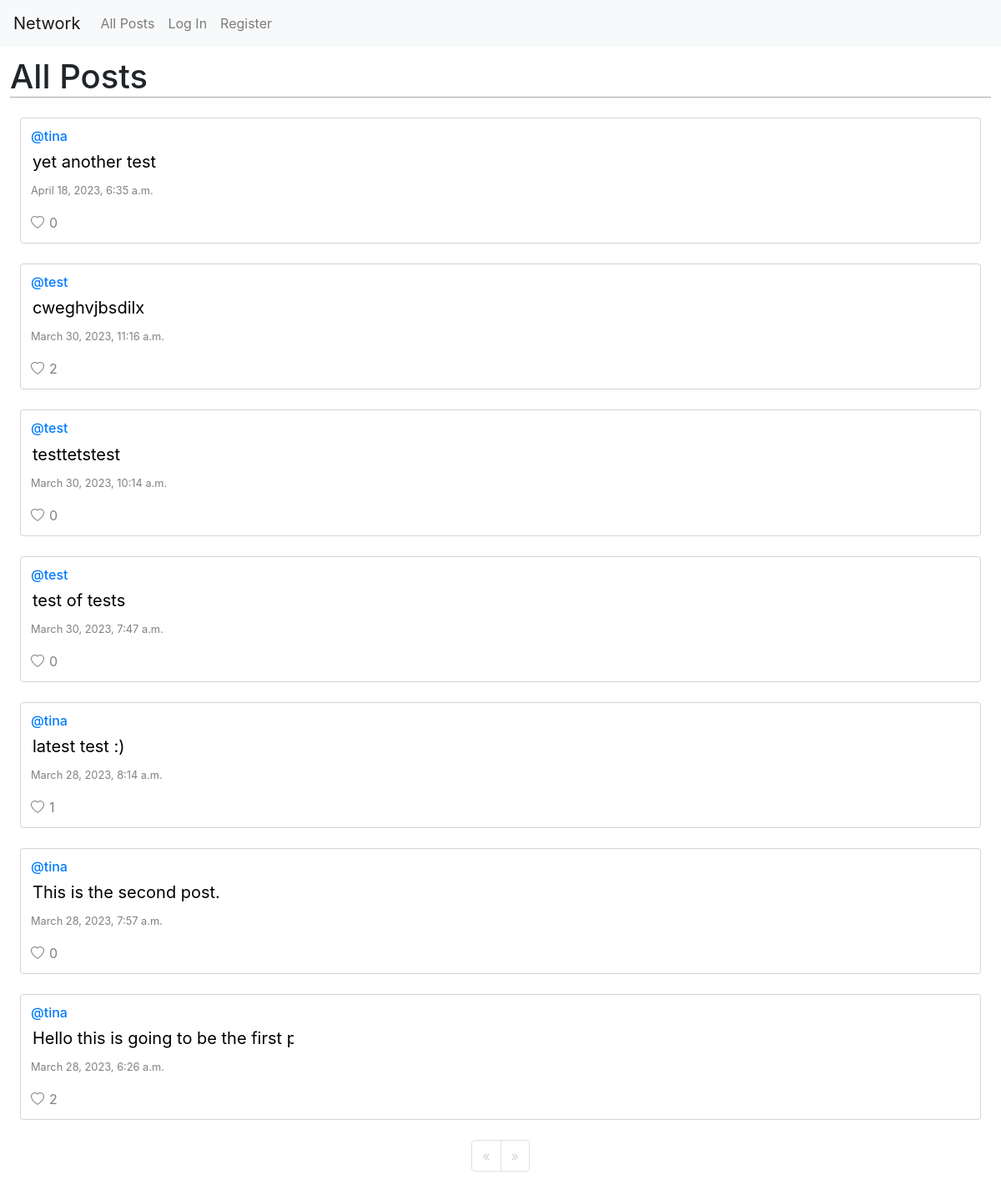
Before: / with the older database file.
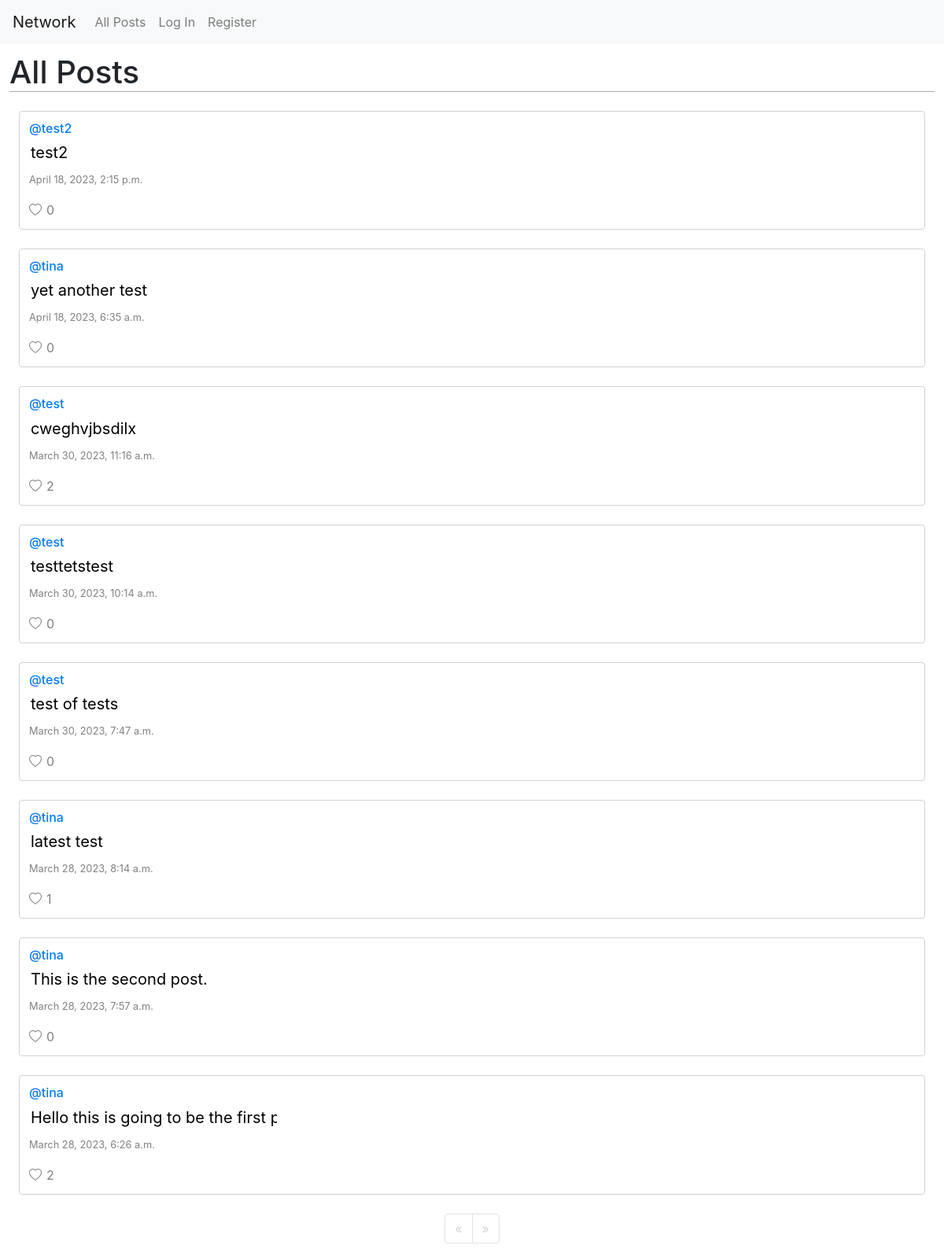
After: the same page with the newer database file.
### network/models.py (models this page shows, shortened)
class Post(models.Model):
    content = models.CharField(max_length=200)
    user = models.ForeignKey(User, on_delete=models.CASCADE, related_name="author")
    date = models.DateTimeField(auto_now_add=True)
    likes = models.PositiveIntegerField(default=0)

class User(AbstractUser):
    pass

### network/views.py (the view)
# urls.py: path("", views.index, name="index"),
def index(request):
    allPosts = Post.objects.all().order_by("id").reverse()
    paginate = Paginator(allPosts, 10)
    pageNumber = request.GET.get('page')
    postsOfPage = paginate.get_page(pageNumber)
    allLikes = Like.objects.all()
    myLikedPosts = []
    try:
        for like in allLikes:
            if like.user.id == request.user.id:
                myLikedPosts.append(like.post.id)
    except:
        myLikedPosts = []
    countLikes = Like.objects.values('post_id').order_by('post_id').annotate(count=Count('post_id'))
    return render(request, "network/index.html", {
        "postsOfPage": postsOfPage,
        "myLikes": myLikedPosts,
        "countLikes": countLikes
    })

### network/templates/network/index.html (shortened to what this page needs)
{% extends "network/layout.html" %}
{% block body %}
    <h1 class="heading">All Posts</h1>
    {% for post in postsOfPage %}
        <div class="Postcard">
            <h6 id="user"><a href="{% url 'profile' user_id=post.user.id %}">@{{post.user}}</a></h6>
            <h5 id="tag-{{ post.id }}"><input type="text" class="readonly" id="content-{{ post.id }}" value="{{post.content}}" readonly onkeyup="return edit('{{post.id}}')"></h5>
            <p id="date"><small>{{post.date}}</small></p>
            {% if user.is_authenticated %}
                {% if user == post.user %}
                    <div id="edit-save-{{ post.id }}"><button class="button edit-btn" type="button"  onclick="makeEdit('{{post.id}}')">Edit</button></div>
                    {% if post.likes > 0 %}
                        {% for count in countLikes %}
                            {% if post.id == count.post_id %}
                                <i class="bi bi-heart liked" onclick="notAllowed()"></i><p class="inline like">{{count.count}}</p>
                            {% endif %}
                        {% endfor %}
                    {% else %}
                        <i class="bi bi-heart like" onclick="notAllowed()"></i><p class="inline like">0</p>
                    {% endif %}
                {% else %}
                    {% if post.likes > 0 %}
                        {% for count in countLikes %}
                            {% if post.id == count.post_id %}
                                {% if post.id in myLikes%}
                                    <i class="bi bi-heart-fill liked" id="like-{{ post.id }}" onclick="likeHandler('{{ post.id }}', '{{ myLikes }}')"></i><p class="inline liked" id="count-{{post.id}}">{{ count.count }}</p>
                                {% else %}
                                    <i class="bi bi-heart liked" id="like-{{ post.id }}" onclick="likeHandler('{{ post.id }}', '{{ myLikes }}')"></i><p class="inline like" id="count-{{post.id}}">{{ count.count }}</p>
                                {% endif %}
                            {% endif %}
                        {% endfor %}
                    {% else %}
                        <i class="bi bi-heart like" id="like-{{ post.id }}" onclick="likeHandler('{{ post.id }}', '{{ myLikes }}')"></i><p class="inline like" id="count-{{post.id}}">0</p>
                    {% endif %}
                {% endif %}
            {% else %}
                {% if post.likes > 0 %}
                    {% for count in countLikes %}
                        {% if post.id == count.post_id %}
                            <i class="bi bi-heart like" onclick="notAutheticated()"></i><p class="inline like">{{ count.count }}</p>
                        {% endif %}
                    {% endfor %}
                {% else %}
                    <i class="bi bi-heart like" onclick="notAutheticated()"></i><p class="inline like">0</p>
                {% endif %}
            {% endif %}
        </div>
    {% endfor %}
    <div class="pagniator">
        <nav aria-label="Page navigation">
            <ul class="pagination justify-content-center">
                {% if not postsOfPage.has_previous %}
                    <li class="page-item inactive">
                        <a class="page-link disabled" aria-label="Previous">
                        <span aria-hidden="true">&laquo;</span>
                        </a>
                    </li>
                {% endif %}
                {% if not postsOfPage.has_next %}
                    <li class="page-item inactive">
                        <a class="page-link disabled" aria-label="Next">
                        <span aria-hidden="true">&raquo;</span>
                        </a>
                    </li>
                {% endif %}
            </ul>
        </nav>
    </div>
{% endblock %}

### network/templates/network/layout.html (shortened to what this page needs)
{% load static %}
<!DOCTYPE html>
<html lang="en">
    <head>
        <link rel="stylesheet" href="https://stackpath.bootstrapcdn.com/bootstrap/4.4.1/css/bootstrap.min.css">
        <link rel="stylesheet" href="https://cdn.jsdelivr.net/npm/bootstrap-icons@1.5.0/font/bootstrap-icons.css">
        <link href="{% static 'network/styles.css' %}" rel="stylesheet">
    </head>
    <body>
        <nav class="navbar navbar-expand-lg navbar-light bg-light">
            <a class="navbar-brand" href="{% url 'index' %}">Network</a>
            <div>
              <ul class="navbar-nav mr-auto">
                <li class="nav-item">
                  <a class="nav-link" href="{% url 'index' %}">All Posts</a>
                </li>
                {% if user.is_authenticated %}
                    <li class="nav-item">
                        <a class="nav-link" href="{% url 'following' %}">Following</a>
                    </li>
                    <li class="nav-item">
                        <a class="nav-link" href="{% url 'logout' %}">Log Out</a>
                    </li>
                {% else %}
                    <li class="nav-item">
                        <a class="nav-link" href="{% url 'login' %}">Log In</a>
                    </li>
                    <li class="nav-item">
                        <a class="nav-link" href="{% url 'register' %}">Register</a>
                    </li>
                {% endif %}
              </ul>
            </div>
          </nav>
        <div class="body">
            {% block body %}
            {% endblock %}
        </div>
    </body>
</html>

### network/static/network/styles.css (style rules this page uses)
body { height: 100%; }
.heading { border-bottom: 1px solid darkgray; margin: 1vw; }
.Postcard { margin: 2vw; border: 1px solid lightgray; border-radius: 4px; padding: 1vw; }
#date { color: gray; }
.inactive { color: lightgray; }
.inline { display: inline; margin-left: 0.5vw; }
.like { color: gray; }
.readonly { border: none; }

Changed rows visible on the page:
added Post: user "test2", content "test2", date "April 18, 2023, 2:15 p.m.", likes 0 (drawn)
changed Post: content "latest test :)" → "latest test"
